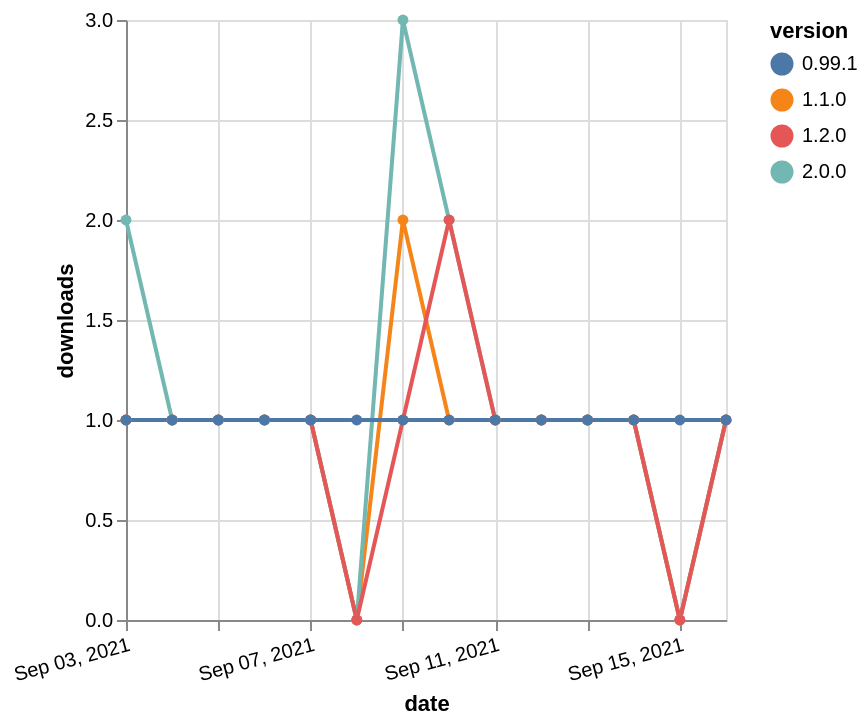

Write a Vega-Lite specification for this figure.
### Vega-Lite specification from a JSON file in a GitHub repository (floating-point values rounded to 4 significant figures)
{"$schema": "https://vega.github.io/schema/vega-lite/v5.json", "description": "A simple bar chart with embedded data.", "data": {"values": [{"date": "2021-09-03", "total": 168, "delta": 1, "version": "1.1.0"}, {"date": "2021-09-04", "total": 169, "delta": 1, "version": "1.1.0"}, {"date": "2021-09-05", "total": 170, "delta": 1, "version": "1.1.0"}, {"date": "2021-09-06", "total": 171, "delta": 1, "version": "1.1.0"}, {"date": "2021-09-07", "total": 172, "delta": 1, "version": "1.1.0"}, {"date": "2021-09-08", "total": 172, "delta": 0, "version": "1.1.0"}, {"date": "2021-09-09", "total": 174, "delta": 2, "version": "1.1.0"}, {"date": "2021-09-10", "total": 175, "delta": 1, "version": "1.1.0"}, {"date": "2021-09-11", "total": 176, "delta": 1, "version": "1.1.0"}, {"date": "2021-09-12", "total": 177, "delta": 1, "version": "1.1.0"}, {"date": "2021-09-13", "total": 178, "delta": 1, "version": "1.1.0"}, {"date": "2021-09-14", "total": 179, "delta": 1, "version": "1.1.0"}, {"date": "2021-09-15", "total": 179, "delta": 0, "version": "1.1.0"}, {"date": "2021-09-16", "total": 180, "delta": 1, "version": "1.1.0"}, {"date": "2021-09-03", "total": 111, "delta": 2, "version": "2.0.0"}, {"date": "2021-09-04", "total": 112, "delta": 1, "version": "2.0.0"}, {"date": "2021-09-05", "total": 113, "delta": 1, "version": "2.0.0"}, {"date": "2021-09-06", "total": 114, "delta": 1, "version": "2.0.0"}, {"date": "2021-09-07", "total": 115, "delta": 1, "version": "2.0.0"}, {"date": "2021-09-08", "total": 115, "delta": 0, "version": "2.0.0"}, {"date": "2021-09-09", "total": 118, "delta": 3, "version": "2.0.0"}, {"date": "2021-09-10", "total": 120, "delta": 2, "version": "2.0.0"}, {"date": "2021-09-11", "total": 121, "delta": 1, "version": "2.0.0"}, {"date": "2021-09-12", "total": 122, "delta": 1, "version": "2.0.0"}, {"date": "2021-09-13", "total": 123, "delta": 1, "version": "2.0.0"}, {"date": "2021-09-14", "total": 124, "delta": 1, "version": "2.0.0"}, {"date": "2021-09-15", "total": 124, "delta": 0, "version": "2.0.0"}, {"date": "2021-09-16", "total": 125, "delta": 1, "version": "2.0.0"}, {"date": "2021-09-03", "total": 288, "delta": 1, "version": "1.2.0"}, {"date": "2021-09-04", "total": 289, "delta": 1, "version": "1.2.0"}, {"date": "2021-09-05", "total": 290, "delta": 1, "version": "1.2.0"}, {"date": "2021-09-06", "total": 291, "delta": 1, "version": "1.2.0"}, {"date": "2021-09-07", "total": 292, "delta": 1, "version": "1.2.0"}, {"date": "2021-09-08", "total": 292, "delta": 0, "version": "1.2.0"}, {"date": "2021-09-09", "total": 293, "delta": 1, "version": "1.2.0"}, {"date": "2021-09-10", "total": 295, "delta": 2, "version": "1.2.0"}, {"date": "2021-09-11", "total": 296, "delta": 1, "version": "1.2.0"}, {"date": "2021-09-12", "total": 297, "delta": 1, "version": "1.2.0"}, {"date": "2021-09-13", "total": 298, "delta": 1, "version": "1.2.0"}, {"date": "2021-09-14", "total": 299, "delta": 1, "version": "1.2.0"}, {"date": "2021-09-15", "total": 299, "delta": 0, "version": "1.2.0"}, {"date": "2021-09-16", "total": 300, "delta": 1, "version": "1.2.0"}, {"date": "2021-09-03", "total": 220, "delta": 1, "version": "0.99.1"}, {"date": "2021-09-04", "total": 221, "delta": 1, "version": "0.99.1"}, {"date": "2021-09-05", "total": 222, "delta": 1, "version": "0.99.1"}, {"date": "2021-09-06", "total": 223, "delta": 1, "version": "0.99.1"}, {"date": "2021-09-07", "total": 224, "delta": 1, "version": "0.99.1"}, {"date": "2021-09-08", "total": 225, "delta": 1, "version": "0.99.1"}, {"date": "2021-09-09", "total": 226, "delta": 1, "version": "0.99.1"}, {"date": "2021-09-10", "total": 227, "delta": 1, "version": "0.99.1"}, {"date": "2021-09-11", "total": 228, "delta": 1, "version": "0.99.1"}, {"date": "2021-09-12", "total": 229, "delta": 1, "version": "0.99.1"}, {"date": "2021-09-13", "total": 230, "delta": 1, "version": "0.99.1"}, {"date": "2021-09-14", "total": 231, "delta": 1, "version": "0.99.1"}, {"date": "2021-09-15", "total": 232, "delta": 1, "version": "0.99.1"}, {"date": "2021-09-16", "total": 233, "delta": 1, "version": "0.99.1"}]}, "width": "container", "mark": {"type": "line", "point": {"filled": true}}, "encoding": {"x": {"field": "date", "type": "temporal", "timeUnit": "yearmonthdate", "title": "date", "axis": {"labelAngle": -15}}, "y": {"field": "delta", "type": "quantitative", "title": "downloads"}, "color": {"field": "version", "type": "nominal"}, "tooltip": {"field": "delta"}}}
